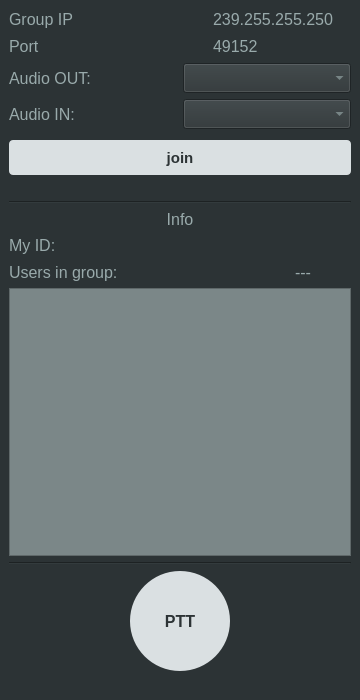
<?xml version="1.0" encoding="UTF-8"?>
<ui version="4.0">
 <class>MainWindow</class>
 <widget class="QMainWindow" name="MainWindow">
  <property name="geometry">
   <rect>
    <x>0</x>
    <y>0</y>
    <width>360</width>
    <height>700</height>
   </rect>
  </property>
  <property name="minimumSize">
   <size>
    <width>360</width>
    <height>700</height>
   </size>
  </property>
  <property name="maximumSize">
   <size>
    <width>363</width>
    <height>700</height>
   </size>
  </property>
  <property name="windowTitle">
   <string>Audio Multicast</string>
  </property>
  <property name="styleSheet">
   <string notr="true">background-color:rgb(44, 51, 53);</string>
  </property>
  <widget class="QWidget" name="centralwidget">
   <property name="sizePolicy">
    <sizepolicy hsizetype="Expanding" vsizetype="Expanding">
     <horstretch>0</horstretch>
     <verstretch>0</verstretch>
    </sizepolicy>
   </property>
   <layout class="QVBoxLayout" name="verticalLayout_2">
    <item>
     <layout class="QHBoxLayout" name="horizontal_layout_3">
      <item>
       <layout class="QVBoxLayout" name="vertica_layout_4">
        <item>
         <widget class="QLabel" name="label_2">
          <property name="font">
           <font>
            <pointsize>12</pointsize>
           </font>
          </property>
          <property name="styleSheet">
           <string notr="true">color: rgb(153, 170, 171);</string>
          </property>
          <property name="text">
           <string>Group IP</string>
          </property>
         </widget>
        </item>
        <item>
         <widget class="QLabel" name="label">
          <property name="font">
           <font>
            <pointsize>12</pointsize>
           </font>
          </property>
          <property name="styleSheet">
           <string notr="true">color: rgb(153, 170, 171);</string>
          </property>
          <property name="text">
           <string>Port</string>
          </property>
         </widget>
        </item>
       </layout>
      </item>
      <item>
       <spacer name="horizontal_spacer_1">
        <property name="orientation">
         <enum>Qt::Horizontal</enum>
        </property>
        <property name="sizeHint" stdset="0">
         <size>
          <width>40</width>
          <height>20</height>
         </size>
        </property>
       </spacer>
      </item>
      <item>
       <layout class="QVBoxLayout" name="vertical_layout_3">
        <item>
         <widget class="QLineEdit" name="gui_IP">
          <property name="font">
           <font>
            <pointsize>12</pointsize>
           </font>
          </property>
          <property name="styleSheet">
           <string notr="true">color: rgb(153, 170, 171);
border:none;
</string>
          </property>
          <property name="text">
           <string>239.255.255.250</string>
          </property>
         </widget>
        </item>
        <item>
         <widget class="QSpinBox" name="gui_port">
          <property name="font">
           <font>
            <pointsize>12</pointsize>
            <weight>50</weight>
            <bold>false</bold>
           </font>
          </property>
          <property name="styleSheet">
           <string notr="true">color: rgb(153, 170, 171);
border: none;</string>
          </property>
          <property name="frame">
           <bool>true</bool>
          </property>
          <property name="buttonSymbols">
           <enum>QAbstractSpinBox::NoButtons</enum>
          </property>
          <property name="minimum">
           <number>49152</number>
          </property>
          <property name="maximum">
           <number>65535</number>
          </property>
         </widget>
        </item>
       </layout>
      </item>
     </layout>
    </item>
    <item>
     <layout class="QHBoxLayout" name="Audio_settings_layout">
      <property name="sizeConstraint">
       <enum>QLayout::SetNoConstraint</enum>
      </property>
      <item>
       <widget class="QLabel" name="audio_input_label">
        <property name="font">
         <font>
          <pointsize>12</pointsize>
         </font>
        </property>
        <property name="layoutDirection">
         <enum>Qt::LeftToRight</enum>
        </property>
        <property name="styleSheet">
         <string notr="true">color: rgb(153, 170, 171);</string>
        </property>
        <property name="text">
         <string>Audio OUT:</string>
        </property>
        <property name="alignment">
         <set>Qt::AlignLeading|Qt::AlignLeft|Qt::AlignVCenter</set>
        </property>
       </widget>
      </item>
      <item>
       <widget class="QComboBox" name="gui_audio_output_box">
        <property name="minimumSize">
         <size>
          <width>0</width>
          <height>30</height>
         </size>
        </property>
        <property name="maximumSize">
         <size>
          <width>200</width>
          <height>16777215</height>
         </size>
        </property>
        <property name="font">
         <font>
          <pointsize>11</pointsize>
         </font>
        </property>
        <property name="styleSheet">
         <string notr="true">color: rgb(153, 170, 171);</string>
        </property>
       </widget>
      </item>
     </layout>
    </item>
    <item>
     <layout class="QHBoxLayout" name="Audio_settings_output">
      <item>
       <widget class="QLabel" name="audio_output_label">
        <property name="font">
         <font>
          <pointsize>12</pointsize>
         </font>
        </property>
        <property name="styleSheet">
         <string notr="true">color: rgb(153, 170, 171);</string>
        </property>
        <property name="text">
         <string>Audio IN:</string>
        </property>
        <property name="alignment">
         <set>Qt::AlignLeading|Qt::AlignLeft|Qt::AlignVCenter</set>
        </property>
       </widget>
      </item>
      <item>
       <widget class="QComboBox" name="gui_audio_input_box">
        <property name="minimumSize">
         <size>
          <width>0</width>
          <height>30</height>
         </size>
        </property>
        <property name="maximumSize">
         <size>
          <width>200</width>
          <height>16777215</height>
         </size>
        </property>
        <property name="font">
         <font>
          <pointsize>11</pointsize>
         </font>
        </property>
        <property name="styleSheet">
         <string notr="true">color: rgb(153, 170, 171);</string>
        </property>
       </widget>
      </item>
     </layout>
    </item>
    <item>
     <spacer name="verticalSpacer">
      <property name="orientation">
       <enum>Qt::Vertical</enum>
      </property>
      <property name="sizeType">
       <enum>QSizePolicy::Fixed</enum>
      </property>
      <property name="sizeHint" stdset="0">
       <size>
        <width>20</width>
        <height>5</height>
       </size>
      </property>
     </spacer>
    </item>
    <item>
     <layout class="QHBoxLayout" name="horizontalLayout_3">
      <item>
       <widget class="QPushButton" name="gui_join">
        <property name="minimumSize">
         <size>
          <width>0</width>
          <height>35</height>
         </size>
        </property>
        <property name="maximumSize">
         <size>
          <width>10000</width>
          <height>35</height>
         </size>
        </property>
        <property name="font">
         <font>
          <pointsize>11</pointsize>
          <weight>75</weight>
          <bold>true</bold>
         </font>
        </property>
        <property name="styleSheet">
         <string notr="true">
QPushButton{
	color: rgb(44, 51, 53);
	background-color: rgb(218, 224, 226);
	border-style: outset;
	border-radius: 4px;
 }

QPushButton:pressed {
     background-color: rgb(123, 135, 136);
 }

</string>
        </property>
        <property name="text">
         <string>join</string>
        </property>
       </widget>
      </item>
     </layout>
    </item>
    <item>
     <widget class="QLabel" name="gui_in_group_indicator">
      <property name="text">
       <string/>
      </property>
     </widget>
    </item>
    <item>
     <widget class="Line" name="line_1">
      <property name="orientation">
       <enum>Qt::Horizontal</enum>
      </property>
     </widget>
    </item>
    <item>
     <widget class="QLabel" name="label_info">
      <property name="font">
       <font>
        <pointsize>12</pointsize>
       </font>
      </property>
      <property name="styleSheet">
       <string notr="true">color: rgb(153, 170, 171);</string>
      </property>
      <property name="text">
       <string>Info</string>
      </property>
      <property name="alignment">
       <set>Qt::AlignCenter</set>
      </property>
     </widget>
    </item>
    <item>
     <layout class="QHBoxLayout" name="horizzontal_layout_1">
      <property name="sizeConstraint">
       <enum>QLayout::SetDefaultConstraint</enum>
      </property>
      <item>
       <layout class="QVBoxLayout" name="vertical_layout_1"/>
      </item>
      <item>
       <layout class="QVBoxLayout" name="verticalLayout_5">
        <item>
         <layout class="QHBoxLayout" name="horizontal_layout_4">
          <item>
           <widget class="QLabel" name="label_ID">
            <property name="font">
             <font>
              <pointsize>12</pointsize>
             </font>
            </property>
            <property name="styleSheet">
             <string notr="true">color: rgb(153, 170, 171);</string>
            </property>
            <property name="text">
             <string>My ID:</string>
            </property>
           </widget>
          </item>
          <item>
           <spacer name="horizontal_spacer_3">
            <property name="orientation">
             <enum>Qt::Horizontal</enum>
            </property>
            <property name="sizeHint" stdset="0">
             <size>
              <width>40</width>
              <height>20</height>
             </size>
            </property>
           </spacer>
          </item>
          <item>
           <widget class="QLineEdit" name="gui_ID">
            <property name="font">
             <font>
              <pointsize>12</pointsize>
             </font>
            </property>
            <property name="styleSheet">
             <string notr="true">color: rgb(153, 170, 171);
border: none;</string>
            </property>
           </widget>
          </item>
         </layout>
        </item>
        <item>
         <layout class="QHBoxLayout" name="horizontalLayout_4">
          <item>
           <widget class="QLabel" name="label_4">
            <property name="font">
             <font>
              <pointsize>12</pointsize>
             </font>
            </property>
            <property name="styleSheet">
             <string notr="true">color: rgb(153, 170, 171);</string>
            </property>
            <property name="text">
             <string>Users in group:</string>
            </property>
           </widget>
          </item>
          <item>
           <widget class="QLabel" name="gui_n_user">
            <property name="font">
             <font>
              <pointsize>12</pointsize>
             </font>
            </property>
            <property name="styleSheet">
             <string notr="true">color: rgb(153, 170, 171);</string>
            </property>
            <property name="text">
             <string>---</string>
            </property>
            <property name="alignment">
             <set>Qt::AlignRight|Qt::AlignTrailing|Qt::AlignVCenter</set>
            </property>
           </widget>
          </item>
          <item>
           <spacer name="horizontalSpacer">
            <property name="orientation">
             <enum>Qt::Horizontal</enum>
            </property>
            <property name="sizeType">
             <enum>QSizePolicy::Fixed</enum>
            </property>
            <property name="sizeHint" stdset="0">
             <size>
              <width>40</width>
              <height>20</height>
             </size>
            </property>
           </spacer>
          </item>
         </layout>
        </item>
        <item>
         <layout class="QHBoxLayout" name="horizontalLayout_2">
          <item>
           <widget class="QListWidget" name="gui_connected_user">
            <property name="minimumSize">
             <size>
              <width>60</width>
              <height>0</height>
             </size>
            </property>
            <property name="font">
             <font>
              <pointsize>16</pointsize>
             </font>
            </property>
            <property name="styleSheet">
             <string notr="true">background-color: rgb(123, 135, 136);
color: rgb(0,0,0);</string>
            </property>
            <property name="lineWidth">
             <number>0</number>
            </property>
            <property name="verticalScrollBarPolicy">
             <enum>Qt::ScrollBarAsNeeded</enum>
            </property>
            <property name="horizontalScrollBarPolicy">
             <enum>Qt::ScrollBarAlwaysOff</enum>
            </property>
            <property name="sizeAdjustPolicy">
             <enum>QAbstractScrollArea::AdjustToContentsOnFirstShow</enum>
            </property>
            <property name="autoScroll">
             <bool>true</bool>
            </property>
            <property name="showDropIndicator" stdset="0">
             <bool>false</bool>
            </property>
            <property name="dragEnabled">
             <bool>false</bool>
            </property>
            <property name="dragDropMode">
             <enum>QAbstractItemView::DragOnly</enum>
            </property>
            <property name="defaultDropAction">
             <enum>Qt::MoveAction</enum>
            </property>
            <property name="selectionMode">
             <enum>QAbstractItemView::NoSelection</enum>
            </property>
            <property name="movement">
             <enum>QListView::Free</enum>
            </property>
           </widget>
          </item>
         </layout>
        </item>
       </layout>
      </item>
     </layout>
    </item>
    <item>
     <widget class="Line" name="line_2">
      <property name="orientation">
       <enum>Qt::Horizontal</enum>
      </property>
     </widget>
    </item>
    <item>
     <layout class="QHBoxLayout" name="horizontalLayout_5">
      <item>
       <widget class="QPushButton" name="gui_PTT">
        <property name="minimumSize">
         <size>
          <width>100</width>
          <height>100</height>
         </size>
        </property>
        <property name="maximumSize">
         <size>
          <width>100</width>
          <height>100</height>
         </size>
        </property>
        <property name="font">
         <font>
          <pointsize>12</pointsize>
          <weight>75</weight>
          <bold>true</bold>
         </font>
        </property>
        <property name="styleSheet">
         <string notr="true">QPushButton{
	 border-radius:50px;
	 color: rgb(44, 51, 53);
	 background-color: rgb(218, 224, 226);
 }

QPushButton:pressed {
     background-color: rgb(123, 135, 136);
 }

</string>
        </property>
        <property name="text">
         <string>PTT</string>
        </property>
       </widget>
      </item>
     </layout>
    </item>
    <item>
     <layout class="QHBoxLayout" name="horizontalLayout">
      <item>
       <widget class="QLabel" name="gui_sending_indicator">
        <property name="styleSheet">
         <string notr="true"/>
        </property>
        <property name="text">
         <string/>
        </property>
       </widget>
      </item>
     </layout>
    </item>
   </layout>
  </widget>
 </widget>
 <resources/>
 <connections/>
</ui>
